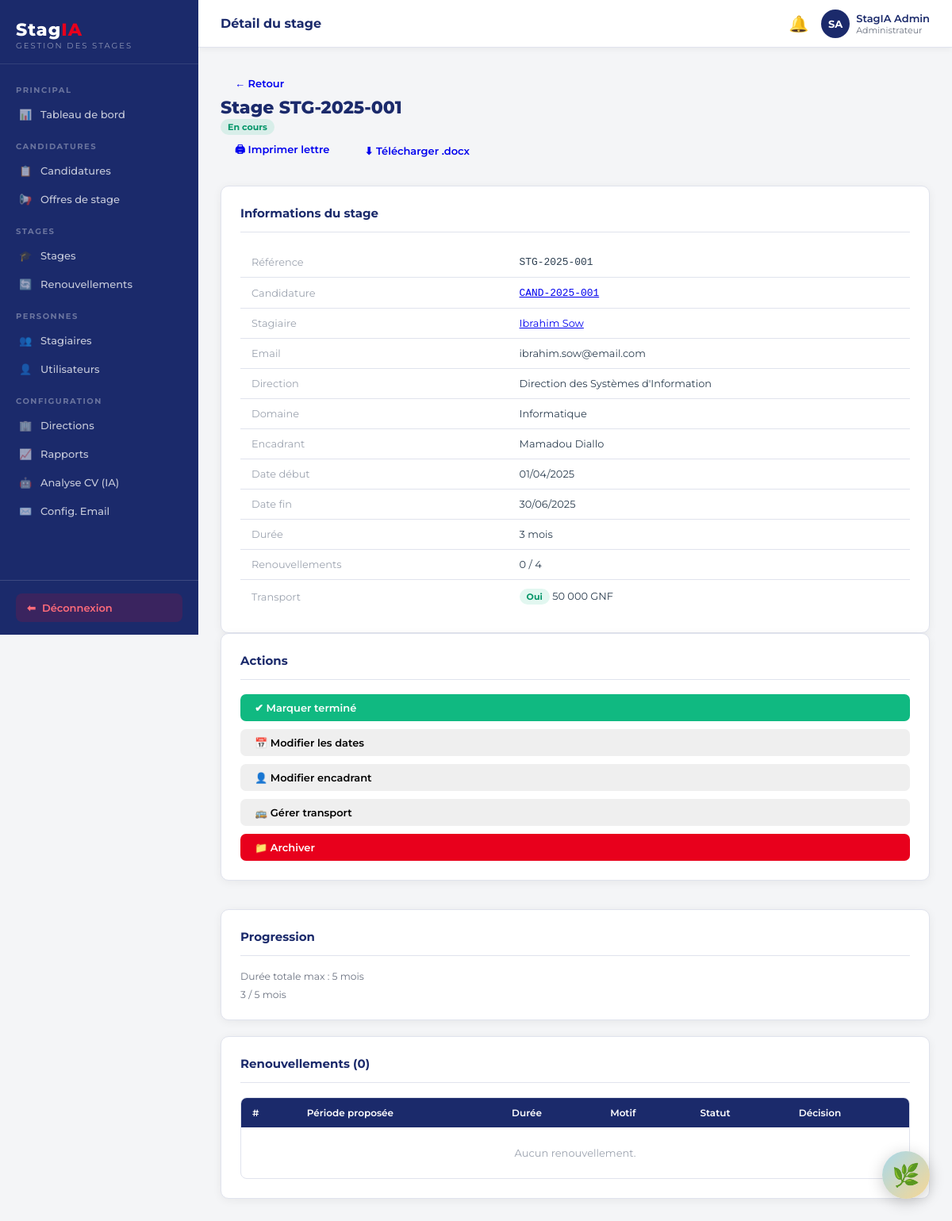
The app's page /backoffice.php?page=stage_detail&id=1 (signed in) with its own data.
### tables this page shows
CREATE TABLE IF NOT EXISTS utilisateurs (
    id INT AUTO_INCREMENT PRIMARY KEY,
    nom VARCHAR(100) NOT NULL,
    prenom VARCHAR(100) NOT NULL,
    email VARCHAR(191) NOT NULL UNIQUE,
    mot_de_passe VARCHAR(255) NOT NULL,
    role ENUM('administrateur','habilite','superviseur','directeur','stagiaire') NOT NULL DEFAULT 'stagiaire',
    actif TINYINT(1) DEFAULT 1,
    civilite ENUM('M.','Mme') DEFAULT 'M.',
    created_at TIMESTAMP DEFAULT CURRENT_TIMESTAMP
);

CREATE TABLE IF NOT EXISTS stages (
    id INT AUTO_INCREMENT PRIMARY KEY,
    reference VARCHAR(30) UNIQUE NOT NULL,
    candidature_id INT,
    stagiaire_id INT NOT NULL,
    direction_id INT,
    domaine_id INT,
    encadrant_id INT,
    date_debut DATE NOT NULL,
    date_fin DATE NOT NULL,
    duree_initiale_mois INT DEFAULT 3,
    duree_totale_mois INT DEFAULT 3,
    nb_renouvellements INT DEFAULT 0,
    remboursement_transport TINYINT(1) DEFAULT 0,
    montant_transport DECIMAL(10,2) DEFAULT 0,
    statut ENUM('preparation','en_cours','renouvele','termine','interrompu','annule') DEFAULT 'preparation',
    created_at TIMESTAMP DEFAULT CURRENT_TIMESTAMP,
    FOREIGN KEY (candidature_id) REFERENCES candidatures(id) ON DELETE SET NULL,
    FOREIGN KEY (stagiaire_id) REFERENCES stagiaires(id) ON DELETE CASCADE,
    FOREIGN KEY (direction_id) REFERENCES directions(id) ON DELETE SET NULL,
    FOREIGN KEY (domaine_id) REFERENCES domaines(id) ON DELETE SET NULL,
    FOREIGN KEY (encadrant_id) REFERENCES utilisateurs(id) ON DELETE SET NULL
);

CREATE TABLE IF NOT EXISTS candidatures (
    id INT AUTO_INCREMENT PRIMARY KEY,
    reference VARCHAR(30) UNIQUE NOT NULL,
    stagiaire_id INT NOT NULL,
    offre_id INT,
    type_candidature ENUM('offre','spontanee') DEFAULT 'spontanee',
    domaine_id INT,
    direction_id INT,
    score_tri DECIMAL(5,2) DEFAULT 0,
    statut_global ENUM('soumise','niv1_en_cours','niv1_valide','validee','niv1_rejete','rejetee','complement') DEFAULT 'soumise',
    motivation TEXT,
    date_candidature TIMESTAMP DEFAULT CURRENT_TIMESTAMP,
    FOREIGN KEY (stagiaire_id) REFERENCES stagiaires(id) ON DELETE CASCADE,
    FOREIGN KEY (offre_id) REFERENCES offres_stage(id) ON DELETE SET NULL,
    FOREIGN KEY (domaine_id) REFERENCES domaines(id) ON DELETE SET NULL,
    FOREIGN KEY (direction_id) REFERENCES directions(id) ON DELETE SET NULL
);

CREATE TABLE IF NOT EXISTS directions (
    id INT AUTO_INCREMENT PRIMARY KEY,
    libelle VARCHAR(150) NOT NULL,
    abreviation VARCHAR(20),
    actif TINYINT(1) DEFAULT 1,
    created_at TIMESTAMP DEFAULT CURRENT_TIMESTAMP
);

CREATE TABLE IF NOT EXISTS domaines (
    id INT AUTO_INCREMENT PRIMARY KEY,
    libelle VARCHAR(150) NOT NULL,
    actif TINYINT(1) DEFAULT 1,
    created_at TIMESTAMP DEFAULT CURRENT_TIMESTAMP
);

### backoffice.php (called while the page is built, shortened)
<?php
require_once __DIR__ . '/config.php';
$page = preg_replace('/[^a-zA-Z0-9_\-]/', '', $_GET['page'] ?? 'dashboard');
$file = __DIR__ . "/pages/admin/{$page}.php";
include $file;

### pages/admin/stage_detail.php (the view, shortened to what this page needs)
<?php
$pdo = getPDO();
$id = (int) ($_GET['id'] ?? 0);
$stmt = $pdo->prepare('
    SELECT sg.*,
           u.nom, u.prenom, u.email,
           d.libelle AS direction_libelle,
           dom.libelle AS domaine_libelle,
           enc.nom AS enc_nom, enc.prenom AS enc_prenom,
           c.reference AS ref_cand
    FROM stages sg
    JOIN stagiaires st ON sg.stagiaire_id = st.id
    JOIN utilisateurs u ON st.utilisateur_id = u.id
    LEFT JOIN directions d ON sg.direction_id = d.id
    LEFT JOIN domaines dom ON sg.domaine_id = dom.id
    LEFT JOIN utilisateurs enc ON sg.encadrant_id = enc.id
    LEFT JOIN candidatures c ON sg.candidature_id = c.id
    WHERE sg.id = ?
');
$stmt->execute([$id]);
$stage = $stmt->fetch();
$renouvellements = $pdo->prepare('
    SELECT r.*, u.nom AS dec_nom, u.prenom AS dec_prenom
    FROM renouvellements_stage r
    LEFT JOIN utilisateurs u ON r.traite_par = u.id
    WHERE r.stage_id = ?
    ORDER BY r.numero_renouvellement DESC
');
$renouvellements->execute([$id]);
$renouvellements = $renouvellements->fetchAll();
$encadrants = $pdo->query('SELECT id, nom, prenom FROM utilisateurs WHERE actif=1 AND role IN (\'habilite\',\'superviseur\',\'administrateur\') ORDER BY nom')->fetchAll();
$mois = 0;
if ($stage['date_debut'] && $stage['date_fin']) {
    $d1  = new DateTime($stage['date_debut']);
    $d2  = new DateTime($stage['date_fin']);
    $mois = round($d1->diff($d2)->days / 30, 1);
}
require __DIR__ . '/../../includes/header.php';
?>
<div class="page-header">
  <a href="backoffice.php?page=stages" class="btn btn-ghost">← Retour</a>
  <h1>Stage <?= h($stage['reference']) ?></h1>
  <?= statusBadge($stage['statut']) ?>
  <div style="margin-left:auto;display:flex;gap:8px">
    <a href="backoffice.php?page=lettre_stage&id=<?= $id ?>" class="btn btn-navy" target="_blank">🖨 Imprimer lettre</a>
    <a href="api/generer-lettre.php?stage_id=<?= $id ?>" class="btn btn-ghost">⬇ Télécharger .docx</a>
  </div>
</div>
<div class="section-grid">
  <div class="card">
    <div class="card-header"><h3 class="card-title">Informations du stage</h3></div>
    <div class="card-body">
      <table style="width:100%;font-size:.86rem">
        <tr><td style="color:#9ca3af;width:40%">Référence</td><td><code class="mono"><?= h($stage['reference']) ?></code></td></tr>
        <tr><td style="color:#9ca3af">Candidature</td><td><a href="backoffice.php?page=candidature_detail&id=<?= $stage['candidature_id'] ?>"><code class="mono"><?= h($stage['ref_cand'] ?? '—') ?></code></a></td></tr>
        <tr><td style="color:#9ca3af">Stagiaire</td><td><a href="backoffice.php?page=stagiaire_detail&id=<?= $stage['stagiaire_id'] ?>"><?= h($stage['prenom'] . ' ' . $stage['nom']) ?></a></td></tr>
        <tr><td style="color:#9ca3af">Email</td><td><?= h($stage['email']) ?></td></tr>
        <tr><td style="color:#9ca3af">Direction</td><td><?= h($stage['direction_libelle'] ?? '—') ?></td></tr>
        <tr><td style="color:#9ca3af">Domaine</td><td><?= h($stage['domaine_libelle'] ?? '—') ?></td></tr>
        <tr><td style="color:#9ca3af">Encadrant</td><td><?= $stage['enc_prenom'] ? h($stage['enc_prenom'] . ' ' . $stage['enc_nom']) : '—' ?></td></tr>
        <tr><td style="color:#9ca3af">Date début</td><td><?= $stage['date_debut'] ? date('d/m/Y', strtotime($stage['date_debut'])) : '—' ?></td></tr>
        <tr><td style="color:#9ca3af">Date fin</td><td><?= $stage['date_fin'] ? date('d/m/Y', strtotime($stage['date_fin'])) : '—' ?></td></tr>
        <tr><td style="color:#9ca3af">Durée</td><td><?= $mois ?> mois</td></tr>
        <tr><td style="color:#9ca3af">Renouvellements</td><td><?= (int)$stage['nb_renouvellements'] ?> / 4</td></tr>
        <tr><td style="color:#9ca3af">Transport</td><td>
          <?= $stage['remboursement_transport'] ? '<span class="badge badge-success">Oui</span> ' . ($stage['montant_transport'] ? number_format($stage['montant_transport'], 0, ',', ' ') . ' GNF' : '') : '<span class="badge badge-gray">Non</span>' ?>
        </td></tr>
      </table>
    </div>
  </div>
  <div style="display:flex;flex-direction:column;gap:16px">
    <?php if (hasRole('habilite','administrateur') && in_array($stage['statut'], ['en_cours','renouvele','preparation'], true)): ?>
    <div class="card">
      <div class="card-header"><h3 class="card-title">Actions</h3></div>
      <div class="card-body" style="display:flex;flex-direction:column;gap:10px">
        <button class="btn btn-success" onclick="openModal('modal-terminer')">✔ Marquer terminé</button>
        <button class="btn btn-ghost" onclick="openModal('modal-modifier-dates')">📅 Modifier les dates</button>
        <button class="btn btn-ghost" onclick="openModal('modal-modifier-enc')">👤 Modifier encadrant</button>
        <button class="btn btn-ghost" onclick="openModal('modal-transport')">🚌 Gérer transport</button>
        <button class="btn btn-danger" onclick="openModal('modal-archiver')">📁 Archiver</button>
      </div>
    </div>
    <?php endif ?>
    <div class="card">
      <div class="card-header"><h3 class="card-title">Progression</h3></div>
      <div class="card-body">
        <div style="margin-bottom:8px;font-size:.82rem;color:#6b7280">Durée totale max : 5 mois</div>
        <?php
        $totalMois = max($mois, (float)$stage['duree_totale_mois']);
        ?>
        <div style="font-size:.82rem;color:#6b7280;margin-top:4px"><?= $totalMois ?> / 5 mois</div>
      </div>
    </div>
  </div>
</div>
<div class="card" style="margin-top:20px">
  <div class="card-header">
    <h3 class="card-title">Renouvellements (<?= count($renouvellements) ?>)</h3>
  </div>
  <div class="table-wrap">
    <table>
      <thead>
        <tr><th>#</th><th>Période proposée</th><th>Durée</th><th>Motif</th><th>Statut</th><th>Décision</th></tr>
      </thead>
      <tbody>
        <?php if (empty($renouvellements)): ?>
        <tr><td colspan="6" style="text-align:center;color:#9ca3af;padding:24px">Aucun renouvellement.</td></tr>
        <?php endif ?>
      </tbody>
    </table>
  </div>
</div>
<?php require __DIR__ . '/../../includes/footer.php'; ?>

### includes/header.php (shortened to what this page needs)
<?php
$currentPage = STAGIA_PAGE;
$user = $_SESSION['user'] ?? null;
$isAdminArea = ($user && $user['role'] !== 'stagiaire');
?><!DOCTYPE html>
<html lang="fr">
<head>
</head>
<body>
<?php if ($user): ?>
<aside class="sidebar" id="sidebar">
  <div class="sidebar-logo">
    <a href="<?= $isAdminArea ? 'backoffice.php' : 'espace-stagiaire.php' ?>">
      <div>
        <div class="logo-text">Stag<span>IA</span></div>
        <div class="logo-sub">Gestion des stages</div>
      </div>
    </a>
  </div>
  <nav class="sidebar-nav">
    <?php if ($isAdminArea): ?>
    <div class="nav-section">Principal</div>
    <a href="backoffice.php?page=dashboard" class="nav-link <?= $currentPage==='dashboard'?'active':'' ?>">
      <span class="icon">📊</span> Tableau de bord
    </a>
    <div class="nav-section">Candidatures</div>
    <a href="backoffice.php?page=candidatures" class="nav-link <?= $currentPage==='candidatures'?'active':'' ?>">
      <span class="icon">📋</span> Candidatures
    </a>
    <a href="backoffice.php?page=offres" class="nav-link <?= $currentPage==='offres'?'active':'' ?>">
      <span class="icon">📢</span> Offres de stage
    </a>
    <div class="nav-section">Stages</div>
    <a href="backoffice.php?page=stages" class="nav-link <?= $currentPage==='stages'?'active':'' ?>">
      <span class="icon">🎓</span> Stages
    </a>
    <a href="backoffice.php?page=renouvellements" class="nav-link <?= $currentPage==='renouvellements'?'active':'' ?>">
      <span class="icon">🔄</span> Renouvellements
    </a>
    <div class="nav-section">Personnes</div>
    <a href="backoffice.php?page=stagiaires" class="nav-link <?= $currentPage==='stagiaires'?'active':'' ?>">
      <span class="icon">👥</span> Stagiaires
    </a>
    <?php if (hasRole('administrateur','superviseur')): ?>
    <a href="backoffice.php?page=utilisateurs" class="nav-link <?= $currentPage==='utilisateurs'?'active':'' ?>">
      <span class="icon">👤</span> Utilisateurs
    </a>
    <?php endif; ?>
    <div class="nav-section">Configuration</div>
    <a href="backoffice.php?page=directions" class="nav-link <?= $currentPage==='directions'?'active':'' ?>">
      <span class="icon">🏢</span> Directions
    </a>
    <a href="backoffice.php?page=rapports" class="nav-link <?= $currentPage==='rapports'?'active':'' ?>">
      <span class="icon">📈</span> Rapports
    </a>
    <?php if (hasRole('administrateur')): ?>
    <a href="backoffice.php?page=analyse-cv" class="nav-link <?= $currentPage==='analyse-cv'?'active':'' ?>">
      <span class="icon">🤖</span> Analyse CV (IA)
    </a>
    <a href="backoffice.php?page=email-config" class="nav-link <?= $currentPage==='email-config'?'active':'' ?>">
      <span class="icon">✉️</span> Config. Email
    </a>
    <?php endif; ?>
    <?php endif; ?>
  </nav>
  <div class="sidebar-footer">
    <a href="logout.php" class="sidebar-logout">
      <span>⬅</span> D&eacute;connexion
    </a>
  </div>
</aside>
<div class="main">
  <div class="topbar">
    <div style="display:flex;align-items:center;gap:12px;">
      <span class="topbar-title"><?= h(STAGIA_PAGE ?: 'StagIA') ?></span>
    </div>
    <div class="topbar-right">
      <div class="topbar-notif" title="Notifications">
        <span class="bell">🔔</span>
      </div>
      <?php
        $prenom = $user['prenom'] ?? '';
        $nom    = $user['nom'] ?? '';
        $initiales = strtoupper(substr($prenom, 0, 1) . substr($nom, 0, 1));
      ?>
      <div class="topbar-user">
        <div class="avatar"><?= h($initiales) ?></div>
        <div>
          <div class="uname"><?= h(trim($prenom . ' ' . $nom)) ?></div>
          <div class="urole"><?= h(ucfirst($user['role'] ?? '')) ?></div>
        </div>
      </div>
    </div>
  </div>
  <div class="page-content">
<?php endif; ?>

### records on screen
utilisateurs: initiales "SA", prenom+nom "StagIA Admin"
stages: reference "STG-2025-001", candidature.reference "CAND-2025-001", utilisateurs.prenom+nom "Ibrahim Sow", utilisateurs.email "ibrahim.sow@email.com", direction.libelle "Direction des Systèmes d'Information", domaine.libelle "Informatique", encadrant.nom "Mamadou Diallo", date_debut "01/04/2025", date_fin "30/06/2025", mois "3", nb_renouvellements "0", montant_transport "50 000", duree_totale_mois "3"

### other values on screen
STAGIA_PAGE ?: 'StagIA' "Détail du stage"
$user['role'] "Administrateur"
$label "En cours"
count($renouvellements) "0"
